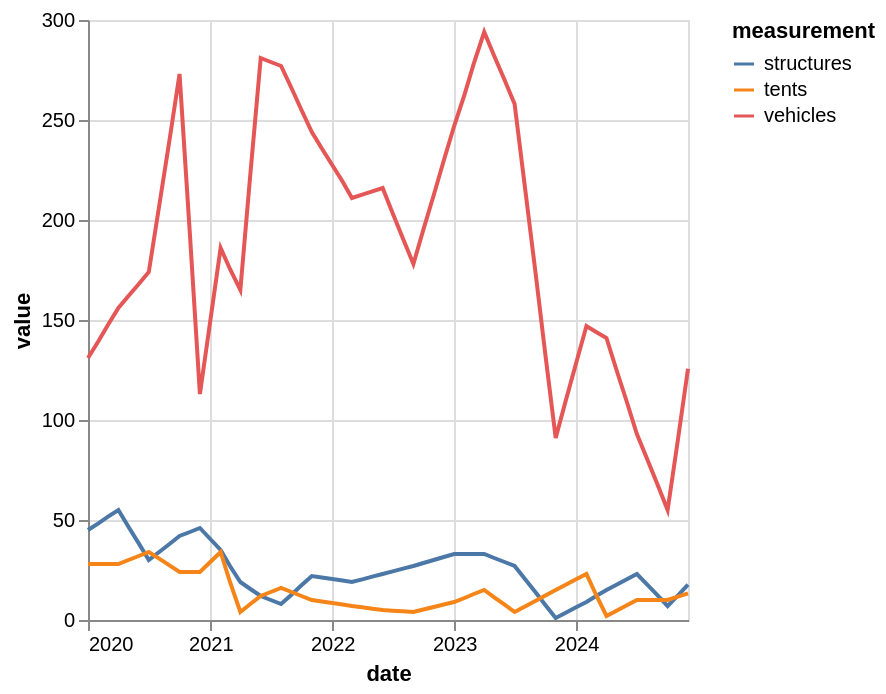

Notebook cell for this chart:
### Code cell
create_encampments_scatterplot("06075980900")

### Figure 1 — Vega-Lite specification as saved in the notebook (floating-point values rounded to 4 significant figures)
{"config": {"view": {"continuousWidth": 300, "continuousHeight": 300}}, "data": {"name": "data-8149819c548268c92a00e0d2d8eeae7f"}, "mark": {"type": "line"}, "encoding": {"color": {"field": "measurement", "type": "nominal"}, "x": {"field": "date", "type": "temporal"}, "y": {"field": "value", "type": "quantitative"}}, "transform": [{"fold": ["structures", "tents", "vehicles"], "as": ["measurement", "value"]}], "$schema": "https://vega.github.io/schema/vega-lite/v6.1.0.json", "datasets": {"data-8149819c548268c92a00e0d2d8eeae7f": [{"date": "2024-03", "tract": "06075980900", "median_rent": 3311.0, "eviction_rate": 0.0, "311_calls": 32.0, "tents": 12.5, "structures": 12.0, "vehicles": 144.0, "estimate": 274.6}, {"date": "2023-06", "tract": "06075980900", "median_rent": 3270.0, "eviction_rate": 0.0, "311_calls": 16.0, "tents": 7.667, "structures": 29.0, "vehicles": 270.0, "estimate": 495.9}, {"date": "2022-09", "tract": "06075980900", "median_rent": 3331.0, "eviction_rate": 0.0, "311_calls": 34.0, "tents": 4.0, "structures": 27.0, "vehicles": 178.0, "estimate": 338.3}, {"date": "2021-09", "tract": "06075980900", "median_rent": 3237.0, "eviction_rate": 0.0, "311_calls": 35.0, "tents": 14.0, "structures": 12.67, "vehicles": 266.0, "estimate": 473.7}, {"date": "2020-06", "tract": "06075980900", "median_rent": 3374.0, "eviction_rate": 0.0, "311_calls": 30.0, "tents": 32.0, "structures": 38.33, "vehicles": 168.0, "estimate": 394.8}, {"date": "2021-12", "tract": "06075980900", "median_rent": 3079.0, "eviction_rate": 0.0, "311_calls": 31.0, "tents": 9.25, "structures": 21.25, "vehicles": 235.8, "estimate": 430.9}, {"date": "2020-09", "tract": "06075980900", "median_rent": 3073.0, "eviction_rate": 0.0, "311_calls": 30.0, "tents": 27.33, "structures": 38.0, "vehicles": 240.0, "estimate": 500.5}, {"date": "2024-09", "tract": "06075980900", "median_rent": 3404.0, "eviction_rate": 0.0, "311_calls": 88.0, "tents": 10.0, "structures": 12.33, "vehicles": 67.67, "estimate": 148.2}, {"date": "2022-03", "tract": "06075980900", "median_rent": 3188.0, "eviction_rate": 0.0, "311_calls": 26.0, "tents": 7.0, "structures": 19.0, "vehicles": 211.0, "estimate": 383.2}, {"date": "2020-03", "tract": "06075980900", "median_rent": 3494.0, "eviction_rate": 0.0, "311_calls": 53.0, "tents": 28.0, "structures": 51.67, "vehicles": 147.7, "estimate": 377.3}, {"date": "2024-12", "tract": "06075980900", "median_rent": 3362.0, "eviction_rate": 0.0, "311_calls": 58.0, "tents": 13.33, "structures": 17.67, "vehicles": 125.7, "estimate": 256.4}, {"date": "2022-12", "tract": "06075980900", "median_rent": 3266.0, "eviction_rate": 0.0, "311_calls": 23.0, "tents": 7.75, "structures": 31.5, "vehicles": 229.8, "estimate": 435.9}, {"date": "2021-06", "tract": "06075980900", "median_rent": 3056.0, "eviction_rate": 0.0, "311_calls": 30.0, "tents": 12.0, "structures": 12.0, "vehicles": 281.0, "estimate": 492.8}, {"date": "2023-03", "tract": "06075980900", "median_rent": 3329.0, "eviction_rate": 0.0, "311_calls": 22.0, "tents": 13.0, "structures": 33.0, "vehicles": 278.3, "estimate": 526.1}, {"date": "2024-06", "tract": "06075980900", "median_rent": 3400.0, "eviction_rate": 0.0, "311_calls": 35.0, "tents": 7.333, "structures": 20.33, "vehicles": 109.0, "estimate": 222.9}, {"date": "2022-06", "tract": "06075980900", "median_rent": 3319.0, "eviction_rate": 0.0, "311_calls": 15.0, "tents": 5.0, "structures": 23.0, "vehicles": 216.0, "estimate": 394.2}, {"date": "2020-12", "tract": "06075980900", "median_rent": 2789.0, "eviction_rate": 0.0, "311_calls": 30.0, "tents": 24.0, "structures": 46.0, "vehicles": 113.0, "estimate": 304.6}, {"date": "2023-09", "tract": "06075980900", "median_rent": 3307.0, "eviction_rate": 0.0, "311_calls": 24.0, "tents": 9.5, "structures": 14.0, "vehicles": 174.5, "estimate": 321.1}, {"date": "2021-03", "tract": "06075980900", "median_rent": 2836.0, "eviction_rate": 0.0, "311_calls": 18.0, "tents": 19.0, "structures": 27.0, "vehicles": 175.5, "estimate": 362.8}, {"date": "2023-12", "tract": "06075980900", "median_rent": 3220.0, "eviction_rate": 0.0, "311_calls": 26.0, "tents": 17.67, "structures": 3.667, "vehicles": 109.7, "estimate": 215.3}, {"date": "2020-01", "tract": "06075980900", "median_rent": 3473.0, "eviction_rate": 0.0, "311_calls": 0.0, "tents": 28.0, "structures": 45.0, "vehicles": 131.0, "estimate": 339.3}, {"date": "2020-02", "tract": "06075980900", "median_rent": 3499.0, "eviction_rate": 0.0, "311_calls": 51.0, "tents": 28.0, "structures": 48.33, "vehicles": 139.3, "estimate": 358.3}, {"date": "2020-04", "tract": "06075980900", "median_rent": 3452.0, "eviction_rate": 0.0, "311_calls": 30.0, "tents": 28.0, "structures": 55.0, "vehicles": 156.0, "estimate": 396.3}, {"date": "2020-05", "tract": "06075980900", "median_rent": 3404.0, "eviction_rate": 0.0, "311_calls": 33.0, "tents": 30.0, "structures": 46.67, "vehicles": 162.0, "estimate": 395.5}, {"date": "2020-07", "tract": "06075980900", "median_rent": 3315.0, "eviction_rate": 0.0, "311_calls": 26.0, "tents": 34.0, "structures": 30.0, "vehicles": 174.0, "estimate": 394.0}, {"date": "2020-08", "tract": "06075980900", "median_rent": 3211.0, "eviction_rate": 0.0, "311_calls": 34.0, "tents": 30.67, "structures": 34.0, "vehicles": 207.0, "estimate": 447.3}, {"date": "2020-10", "tract": "06075980900", "median_rent": 2939.0, "eviction_rate": 0.0, "311_calls": 37.0, "tents": 24.0, "structures": 42.0, "vehicles": 273.0, "estimate": 553.8}, {"date": "2020-11", "tract": "06075980900", "median_rent": 2846.0, "eviction_rate": 0.0, "311_calls": 32.0, "tents": 24.0, "structures": 44.0, "vehicles": 193.0, "estimate": 429.2}, {"date": "2021-01", "tract": "06075980900", "median_rent": 2785.0, "eviction_rate": 0.0, "311_calls": 43.0, "tents": 29.0, "structures": 40.5, "vehicles": 149.5, "estimate": 363.1}, {"date": "2021-02", "tract": "06075980900", "median_rent": 2791.0, "eviction_rate": 0.0, "311_calls": 32.0, "tents": 34.0, "structures": 35.0, "vehicles": 186.0, "estimate": 421.7}, {"date": "2021-04", "tract": "06075980900", "median_rent": 2869.0, "eviction_rate": 0.0, "311_calls": 32.0, "tents": 4.0, "structures": 19.0, "vehicles": 165.0, "estimate": 303.9}, {"date": "2021-05", "tract": "06075980900", "median_rent": 2953.0, "eviction_rate": 0.0, "311_calls": 29.0, "tents": 8.0, "structures": 15.5, "vehicles": 223.0, "estimate": 398.4}, {"date": "2021-07", "tract": "06075980900", "median_rent": 3164.0, "eviction_rate": 0.0, "311_calls": 37.0, "tents": 14.0, "structures": 10.0, "vehicles": 279.0, "estimate": 490.0}, {"date": "2021-08", "tract": "06075980900", "median_rent": 3230.0, "eviction_rate": 0.0, "311_calls": 28.0, "tents": 16.0, "structures": 8.0, "vehicles": 277.0, "estimate": 487.2}, {"date": "2021-10", "tract": "06075980900", "median_rent": 3191.0, "eviction_rate": 0.0, "311_calls": 20.0, "tents": 12.0, "structures": 17.33, "vehicles": 255.0, "estimate": 460.3}, {"date": "2021-11", "tract": "06075980900", "median_rent": 3120.0, "eviction_rate": 0.0, "311_calls": 17.0, "tents": 10.0, "structures": 22.0, "vehicles": 244.0, "estimate": 446.8}, {"date": "2022-01", "tract": "06075980900", "median_rent": 3093.0, "eviction_rate": 0.0, "311_calls": 24.0, "tents": 8.5, "structures": 20.5, "vehicles": 227.5, "estimate": 415.0}, {"date": "2022-02", "tract": "06075980900", "median_rent": 3134.0, "eviction_rate": 0.0, "311_calls": 16.0, "tents": 7.75, "structures": 19.75, "vehicles": 219.2, "estimate": 399.1}, {"date": "2022-04", "tract": "06075980900", "median_rent": 3232.0, "eviction_rate": 0.0, "311_calls": 24.0, "tents": 6.333, "structures": 20.33, "vehicles": 212.7, "estimate": 386.9}, {"date": "2022-05", "tract": "06075980900", "median_rent": 3319.0, "eviction_rate": 0.0, "311_calls": 21.0, "tents": 5.667, "structures": 21.67, "vehicles": 214.3, "estimate": 390.5}, {"date": "2022-07", "tract": "06075980900", "median_rent": 3299.0, "eviction_rate": 0.0, "311_calls": 18.0, "tents": 4.667, "structures": 24.33, "vehicles": 203.3, "estimate": 375.6}, {"date": "2022-08", "tract": "06075980900", "median_rent": 3328.0, "eviction_rate": 0.0, "311_calls": 20.0, "tents": 4.333, "structures": 25.67, "vehicles": 190.7, "estimate": 356.9}, {"date": "2022-10", "tract": "06075980900", "median_rent": 3330.0, "eviction_rate": 0.0, "311_calls": 24.0, "tents": 5.25, "structures": 28.5, "vehicles": 195.2, "estimate": 370.8}, {"date": "2022-11", "tract": "06075980900", "median_rent": 3273.0, "eviction_rate": 0.0, "311_calls": 17.0, "tents": 6.5, "structures": 30.0, "vehicles": 212.5, "estimate": 403.4}, {"date": "2023-01", "tract": "06075980900", "median_rent": 3301.0, "eviction_rate": 0.0, "311_calls": 17.0, "tents": 9.0, "structures": 33.0, "vehicles": 247.0, "estimate": 468.4}, {"date": "2023-02", "tract": "06075980900", "median_rent": 3337.0, "eviction_rate": 0.0, "311_calls": 14.0, "tents": 11.0, "structures": 33.0, "vehicles": 262.7, "estimate": 497.3}, {"date": "2023-04", "tract": "06075980900", "median_rent": 3285.0, "eviction_rate": 0.0, "311_calls": 15.0, "tents": 15.0, "structures": 33.0, "vehicles": 294.0, "estimate": 555.0}, {"date": "2023-05", "tract": "06075980900", "median_rent": 3268.0, "eviction_rate": 0.0, "311_calls": 15.0, "tents": 11.33, "structures": 31.0, "vehicles": 282.0, "estimate": 525.4}, {"date": "2023-07", "tract": "06075980900", "median_rent": 3308.0, "eviction_rate": 0.0, "311_calls": 21.0, "tents": 4.0, "structures": 27.0, "vehicles": 258.0, "estimate": 466.3}, {"date": "2023-08", "tract": "06075980900", "median_rent": 3316.0, "eviction_rate": 0.0, "311_calls": 35.0, "tents": 6.75, "structures": 20.5, "vehicles": 216.2, "estimate": 393.7}, {"date": "2023-10", "tract": "06075980900", "median_rent": 3277.0, "eviction_rate": 0.0, "311_calls": 55.0, "tents": 12.25, "structures": 7.5, "vehicles": 132.8, "estimate": 248.4}, {"date": "2023-11", "tract": "06075980900", "median_rent": 3240.0, "eviction_rate": 0.0, "311_calls": 28.0, "tents": 15.0, "structures": 1.0, "vehicles": 91.0, "estimate": 175.8}, {"date": "2024-01", "tract": "06075980900", "median_rent": 3222.0, "eviction_rate": 0.0, "311_calls": 32.0, "tents": 20.33, "structures": 6.333, "vehicles": 128.3, "estimate": 254.7}, {"date": "2024-02", "tract": "06075980900", "median_rent": 3257.0, "eviction_rate": 0.0, "311_calls": 31.0, "tents": 23.0, "structures": 9.0, "vehicles": 147.0, "estimate": 294.2}, {"date": "2024-04", "tract": "06075980900", "median_rent": 3345.0, "eviction_rate": 0.0, "311_calls": 40.0, "tents": 2.0, "structures": 15.0, "vehicles": 141.0, "estimate": 254.9}, {"date": "2024-05", "tract": "06075980900", "median_rent": 3373.0, "eviction_rate": 0.0, "311_calls": 53.0, "tents": 4.667, "structures": 17.67, "vehicles": 125.0, "estimate": 238.9}, {"date": "2024-07", "tract": "06075980900", "median_rent": 3421.0, "eviction_rate": 0.0, "311_calls": 58.0, "tents": 10.0, "structures": 23.0, "vehicles": 93.0, "estimate": 206.9}, {"date": "2024-08", "tract": "06075980900", "median_rent": 3422.0, "eviction_rate": 0.0, "311_calls": 95.0, "tents": 10.0, "structures": 17.67, "vehicles": 80.33, "estimate": 177.6}, {"date": "2024-10", "tract": "06075980900", "median_rent": 3378.0, "eviction_rate": 0.0, "311_calls": 60.0, "tents": 10.0, "structures": 7.0, "vehicles": 55.0, "estimate": 118.9}, {"date": "2024-11", "tract": "06075980900", "median_rent": 3372.0, "eviction_rate": 0.0, "311_calls": 47.0, "tents": 11.67, "structures": 12.33, "vehicles": 90.33, "estimate": 187.7}]}}
